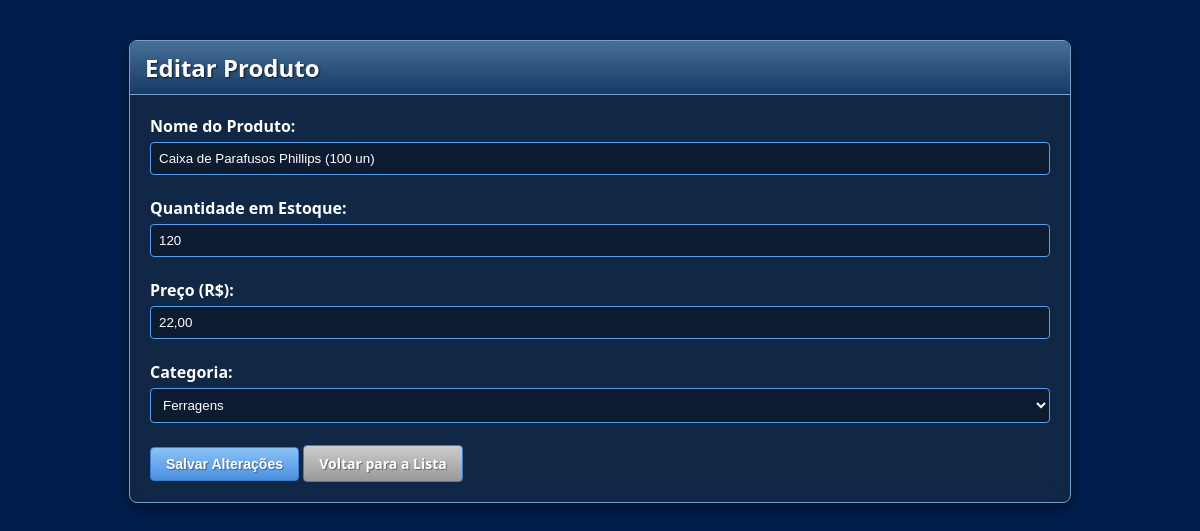
Page /?page=produtos_editar&id=2 (signed in) on the committed database.
### tables this page shows
CREATE TABLE `produtos` (
  `id_produto` int(11) NOT NULL,
  `nome_produto` varchar(255) NOT NULL,
  `quantidade_estoque` int(11) NOT NULL DEFAULT 0,
  `preco_unidade` decimal(10,2) NOT NULL,
  `data_cadastro` timestamp NOT NULL DEFAULT current_timestamp(),
  `id_categoria` int(11) NOT NULL
);

### app/controllers/ProdutoController.php (called while the page is built, shortened)
<?php
require_once BASE_PATH . '/app/models/ProdutoModel.php';
function exibirFormularioEdicao($pdo)
{
    $id = $_GET['id'];
    $produto = buscarProdutoPorId($pdo, $id);
    require_once BASE_PATH . '/app/models/CategoriaModel.php';
    $categorias = listarTodasCategorias($pdo);
    require_once VIEW_PATH . 'produtos/editar.php';
}

### app/models/ProdutoModel.php (called while the page is built, shortened)
<?php
function buscarProdutoPorId($pdo, $id)
{
    $sql = "SELECT * FROM produtos WHERE id_produto = ?";
    $stmt = $pdo->prepare($sql);
    $stmt->execute([$id]);
    return $stmt->fetch(PDO::FETCH_ASSOC);
}

### app/models/CategoriaModel.php (called while the page is built, shortened)
<?php
function listarTodasCategorias($pdo)
{
    $sql = "SELECT id_categoria, nome_categoria FROM categorias ORDER BY nome_categoria ASC";
    $stmt = $pdo->query($sql);
    return $stmt->fetchAll(PDO::FETCH_ASSOC);
}

### app/views/produtos/editar.php (the view, shortened to what this page needs)
<!DOCTYPE html>
<html lang="pt-br">
<head>
    <link rel="stylesheet" href="css/style.css">
</head>
<body>
    <div class="container">
        <h1>Editar Produto</h1>
        <form action="?page=produtos_atualizar" method="POST">
            <div>
                <label for="nome">Nome do Produto:</label>
                <input type="text" id="nome" name="nome_produto" required value="<?= htmlspecialchars($produto['nome_produto']) ?>">
            </div>
            <br>
            <div>
                <label for="qtd">Quantidade em Estoque:</label>
                <input type="number" id="qtd" name="quantidade_estoque" required min="0" value="<?= $produto['quantidade_estoque'] ?>">
            </div>
            <br>
            <div>
                <label for="preco">Preço (R$):</label>
                <input type="text" id="preco" name="preco_unidade" required placeholder="Ex: 123,45" value="<?= number_format($produto['preco_unidade'], 2, ',', '.') ?>">
            </div>
            <br>
            <div>
                <label for="categoria">Categoria:</label>
                <select id="categoria" name="id_categoria" required>
                    <?php
                    foreach ($categorias as $categoria) {
                        $selected = ($categoria['id_categoria'] == $produto['id_categoria']) ? 'selected' : '';
                        echo "<option value='" . $categoria['id_categoria'] . "' " . $selected . ">"
                           . htmlspecialchars($categoria['nome_categoria'])
                           . "</option>";
                    }
                    ?>
                </select>
            </div>
            <br>
            <div>
                <button type="submit">Salvar Alterações</button>
                <a href="?page=produtos" class="btn" style="background: linear-gradient(to bottom, #ccc, #999);">Voltar para a Lista</a>
            </div>
        </form>
    </div>
</body>
</html>

### public/css/style.css (style rules this page uses)
body { background-color: #001e4e; font-family: "Segoe UI", Tahoma, Geneva, Verdana, sans-serif; color: #fff; margin: 0; padding: 20px; }
.container { background: rgba(22, 42, 69, 0.8); border: 1px solid #70a1d0; border-radius: 8px; padding: 20px; margin: 20px auto; max-width: 900px; box-shadow: 0 4px 15px rgba(0, 0, 0, 0.5); backdrop-filter: blur(10px); -webkit-backdrop-filter: blur(10px); }
h1 { font-size: 24px; color: #fff; background: linear-gradient(to bottom, rgba(125, 185, 232, 0.5), rgba(47, 130, 224, 0.2)); padding: 10px 15px; margin: -20px -20px 20px -20px; border-top-left-radius: 8px; border-top-right-radius: 8px; border-bottom: 1px solid #70a1d0; text-shadow: 1px 1px 2px rgba(0, 0, 0, 0.7); }
button, .btn { background: linear-gradient(to bottom, #8bc3f7, #4a8fdf); border: 1px solid #3c7fcf; border-radius: 4px; color: #fff; padding: 8px 15px; font-size: 14px; font-weight: bold; text-shadow: 1px 1px 1px rgba(0, 0, 0, 0.4); cursor: pointer; transition: all 0.2s ease-in-out; text-decoration: none; display: inline-block; }
label { display: block; margin-bottom: 5px; font-weight: bold; }
input[type="text"], input[type="password"], input[type="number"], select { width: 100%; padding: 8px; border: 1px solid #5a9fef; border-radius: 4px; background-color: rgba(0, 0, 0, 0.3); color: #fff; box-sizing: border-box; }
a { color: #8bc3f7; text-decoration: none; }

### rows in the picture
produtos: nome_produto "Caixa de Parafusos Phillips (100 un)", quantidade_estoque "120", preco_unidade "22,00"

### other values in the picture
form field id_categoria "Ferragens"
